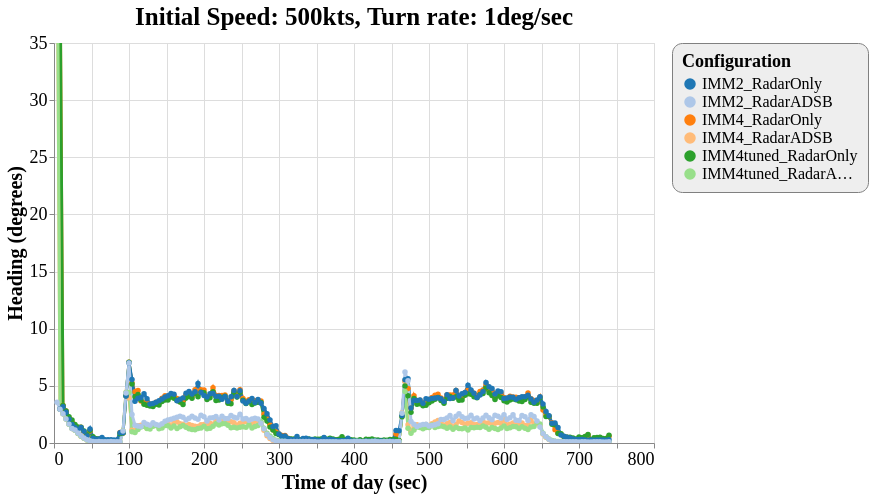

Express this chart as Vega-Lite.
### Vega-Lite specification from a JSON file in a GitHub repository (floating-point values rounded to 4 significant figures; data arrays with more than 128 entries replaced by an {"elided": "..."} marker saying what was removed)
{"config": {"view": {"continuousWidth": 600, "continuousHeight": 400}, "axisX": {"labelFontSize": 18, "titleFontSize": 20}, "axisY": {"labelFontSize": 18, "titleFontSize": 20}, "font": "Times New Roman", "legend": {"cornerRadius": 10, "fillColor": "#EEEEEE", "labelFontSize": 16, "padding": 10, "strokeColor": "gray", "titleFontSize": 18}, "title": {"fontSize": 25}}, "data": {"name": "data-7dd154a397b846c97e75030a52040c31"}, "mark": {"type": "line", "point": true, "strokeWidth": 3}, "encoding": {"color": {"type": "ordinal", "field": "config", "scale": {"scheme": "category20"}, "sort": ["IMM2_RadarOnly", "IMM2_RadarADSB", "IMM4_RadarOnly", "IMM4_RadarADSB", "IMM4tuned_RadarOnly", "IMM4tuned_RadarADSB"], "title": "Configuration"}, "x": {"type": "quantitative", "field": "time", "title": "Time of day (sec)"}, "y": {"type": "quantitative", "field": "rmse_hdg", "scale": {"domain": [0, 35], "zero": false}, "title": "Heading (degrees)"}}, "selection": {"selector045": {"type": "interval", "bind": "scales", "encodings": ["x", "y"]}}, "title": "Initial Speed: 500kts, Turn rate: 1deg/sec", "$schema": "https://vega.github.io/schema/vega-lite/v4.8.1.json", "datasets": {"data-7dd154a397b846c97e75030a52040c31": {"elided": "1109 records"}}}
